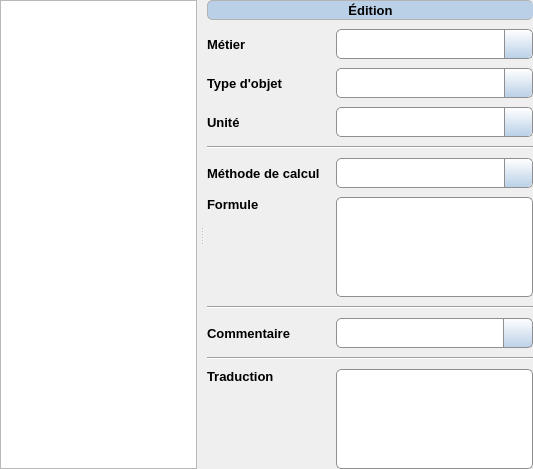
    <widget class="QSplitter" name="splitter">
     <property name="orientation">
      <enum>Qt::Horizontal</enum>
     </property>
     <property name="handleWidth">
      <number>10</number>
     </property>
     <property name="childrenCollapsible">
      <bool>false</bool>
     </property>
     <widget class="QTableView" name="vob_table">
      <property name="font">
       <font>
        <pointsize>10</pointsize>
       </font>
      </property>
      <property name="contextMenuPolicy">
       <enum>Qt::CustomContextMenu</enum>
      </property>
      <property name="styleSheet">
       <string notr="true">QHeaderView {background-color: rgb(216, 223, 232)}</string>
      </property>
      <property name="editTriggers">
       <set>QAbstractItemView::NoEditTriggers</set>
      </property>
      <property name="alternatingRowColors">
       <bool>true</bool>
      </property>
      <property name="selectionMode">
       <enum>QAbstractItemView::SingleSelection</enum>
      </property>
      <property name="selectionBehavior">
       <enum>QAbstractItemView::SelectRows</enum>
      </property>
      <property name="sortingEnabled">
       <bool>true</bool>
      </property>
      <attribute name="horizontalHeaderStretchLastSection">
       <bool>true</bool>
      </attribute>
      <attribute name="verticalHeaderVisible">
       <bool>false</bool>
      </attribute>
     </widget>
     <widget class="QWidget" name="datas_widget" native="true">
      <layout class="QGridLayout" name="gridLayout_3">
       <property name="leftMargin">
        <number>0</number>
       </property>
       <property name="topMargin">
        <number>0</number>
       </property>
       <property name="rightMargin">
        <number>0</number>
       </property>
       <property name="spacing">
        <number>9</number>
       </property>
       <item row="1" column="0">
        <widget class="QLabel" name="trade_title">
         <property name="minimumSize">
          <size>
           <width>120</width>
           <height>30</height>
          </size>
         </property>
         <property name="font">
          <font>
           <family>Segoe UI</family>
           <pointsize>10</pointsize>
           <weight>75</weight>
           <bold>true</bold>
          </font>
         </property>
         <property name="styleSheet">
          <string notr="true"/>
         </property>
         <property name="text">
          <string>Métier</string>
         </property>
        </widget>
       </item>
       <item row="9" column="1">
        <layout class="QHBoxLayout" name="comment_layer">
         <property name="spacing">
          <number>0</number>
         </property>
         <item>
          <widget class="QLineEdit" name="comment_line">
           <property name="enabled">
            <bool>false</bool>
           </property>
           <property name="minimumSize">
            <size>
             <width>0</width>
             <height>30</height>
            </size>
           </property>
           <property name="font">
            <font>
             <family>Segoe UI</family>
             <pointsize>10</pointsize>
            </font>
           </property>
           <property name="styleSheet">
            <string notr="true">QLineEdit{padding-left: 5px; border: 1px solid #8f8f91; border-right-width: 0px; border-top-left-radius:5px; border-bottom-left-radius: 5px; }</string>
           </property>
          </widget>
         </item>
         <item>
          <widget class="QPushButton" name="comment_clear_bt">
           <property name="enabled">
            <bool>false</bool>
           </property>
           <property name="minimumSize">
            <size>
             <width>30</width>
             <height>30</height>
            </size>
           </property>
           <property name="maximumSize">
            <size>
             <width>30</width>
             <height>30</height>
            </size>
           </property>
           <property name="styleSheet">
            <string notr="true">QPushButton{border: 1px solid #8f8f91; border-top-right-radius:5px ; border-bottom-right-radius:5px; background-color: qlineargradient(spread:pad, x1:0, y1:0, x2:0, y2:1, stop:0 #FFFFFF, stop:1 #BAD0E7); }
QPushButton:hover{background-color: qlineargradient(spread:pad, x1:0, y1:0, x2:0, y2:1, stop:0 #F8F8F8, stop:1 #8FADCC); }
QPushButton:pressed{background-color: qlineargradient(spread:pad, x1:0, y1:0, x2:0, y2:1, stop:0 #8FADCC, stop:1 #F8F8F8); }</string>
           </property>
           <property name="text">
            <string/>
           </property>
           <property name="icon">
            <iconset resource="../icones/icons.qrc">
             <normaloff>:/Images/delete.svg</normaloff>:/Images/delete.svg</iconset>
           </property>
           <property name="iconSize">
            <size>
             <width>20</width>
             <height>20</height>
            </size>
           </property>
          </widget>
         </item>
        </layout>
       </item>
       <item row="4" column="1">
        <widget class="QComboBox" name="unit_combo">
         <property name="enabled">
          <bool>false</bool>
         </property>
         <property name="minimumSize">
          <size>
           <width>0</width>
           <height>30</height>
          </size>
         </property>
         <property name="font">
          <font>
           <family>Segoe UI</family>
           <pointsize>10</pointsize>
          </font>
         </property>
         <property name="styleSheet">
          <string notr="true">QComboBox { border: 1px solid #8f8f91; border-radius:5px; padding-left: 5px}
QComboBox::drop-down{width: 27px; border-left: 1px solid #8f8f91; border-top-right-radius:5px ; border-bottom-right-radius:5px; background-color: qlineargradient(spread:pad, x1:0, y1:0, x2:0, y2:1, stop:0 #FFFFFF, stop:1 #BAD0E7)}
QComboBox::drop-down{background-color: qlineargradient(spread:pad, x1:0, y1:0, x2:0, y2:1, stop:0 #FFFFFF, stop:1 #BAD0E7)}
QComboBox::drop-down:hover{background-color: qlineargradient(spread:pad, x1:0, y1:0, x2:0, y2:1, stop:0 #F8F8F8, stop:1 #8FADCC)}
QComboBox::drop-down:pressed{background-color: qlineargradient(spread:pad, x1:0, y1:0, x2:0, y2:1, stop:0 #8FADCC, stop:1 #F8F8F8)}
QComboBox::down-arrow {image: url(:/Images/spin_down.svg); width: 12px; height: 12px;}
QComboBox QAbstractItemView{background-color:#FFFFFF;}</string>
         </property>
         <property name="editable">
          <bool>true</bool>
         </property>
        </widget>
       </item>
       <item row="4" column="0">
        <widget class="QLabel" name="unit_title">
         <property name="minimumSize">
          <size>
           <width>120</width>
           <height>30</height>
          </size>
         </property>
         <property name="font">
          <font>
           <family>Segoe UI</family>
           <pointsize>10</pointsize>
           <weight>75</weight>
           <bold>true</bold>
          </font>
         </property>
         <property name="text">
          <string>Unité</string>
         </property>
        </widget>
       </item>
       <item row="7" column="0">
        <widget class="QLabel" name="formula_title">
         <property name="minimumSize">
          <size>
           <width>120</width>
           <height>30</height>
          </size>
         </property>
         <property name="font">
          <font>
           <family>Segoe UI</family>
           <pointsize>10</pointsize>
           <weight>75</weight>
           <bold>true</bold>
          </font>
         </property>
         <property name="text">
          <string>Formule</string>
         </property>
         <property name="alignment">
          <set>Qt::AlignLeading|Qt::AlignLeft|Qt::AlignTop</set>
         </property>
        </widget>
       </item>
       <item row="8" column="0" colspan="2">
        <widget class="Line" name="line_2">
         <property name="orientation">
          <enum>Qt::Horizontal</enum>
         </property>
        </widget>
       </item>
       <item row="1" column="1">
        <widget class="QComboBox" name="trade_combo">
         <property name="enabled">
          <bool>false</bool>
         </property>
         <property name="minimumSize">
          <size>
           <width>0</width>
           <height>30</height>
          </size>
         </property>
         <property name="font">
          <font>
           <family>Segoe UI</family>
           <pointsize>10</pointsize>
          </font>
         </property>
         <property name="styleSheet">
          <string notr="true">QComboBox { border: 1px solid #8f8f91; border-radius:5px; padding-left: 5px; }
QComboBox::drop-down{width: 27px; border-left: 1px solid #8f8f91; border-top-right-radius:5px ; border-bottom-right-radius:5px; background-color: qlineargradient(spread:pad, x1:0, y1:0, x2:0, y2:1, stop:0 #FFFFFF, stop:1 #BAD0E7)}
QComboBox::drop-down{background-color: qlineargradient(spread:pad, x1:0, y1:0, x2:0, y2:1, stop:0 #FFFFFF, stop:1 #BAD0E7)}
QComboBox::drop-down:hover{background-color: qlineargradient(spread:pad, x1:0, y1:0, x2:0, y2:1, stop:0 #F8F8F8, stop:1 #8FADCC)}
QComboBox::drop-down:pressed{background-color: qlineargradient(spread:pad, x1:0, y1:0, x2:0, y2:1, stop:0 #8FADCC, stop:1 #F8F8F8)}
QComboBox::down-arrow {image: url(:/Images/spin_down.svg); width: 12px; height: 12px;}
QComboBox QAbstractItemView{background-color:#FFFFFF; }</string>
         </property>
         <property name="editable">
          <bool>true</bool>
         </property>
        </widget>
       </item>
       <item row="10" column="0" colspan="2">
        <widget class="Line" name="line_3">
         <property name="orientation">
          <enum>Qt::Horizontal</enum>
         </property>
        </widget>
       </item>
       <item row="2" column="1">
        <widget class="QComboBox" name="object_combo">
         <property name="enabled">
          <bool>false</bool>
         </property>
         <property name="minimumSize">
          <size>
           <width>0</width>
           <height>30</height>
          </size>
         </property>
         <property name="font">
          <font>
           <family>Segoe UI</family>
           <pointsize>10</pointsize>
          </font>
         </property>
         <property name="styleSheet">
          <string notr="true">QComboBox { border: 1px solid #8f8f91; border-radius:5px; padding-left: 5px}
QComboBox::drop-down{width: 27px; border-left: 1px solid #8f8f91; border-top-right-radius:5px ; border-bottom-right-radius:5px; background-color: qlineargradient(spread:pad, x1:0, y1:0, x2:0, y2:1, stop:0 #FFFFFF, stop:1 #BAD0E7)}
QComboBox::drop-down{background-color: qlineargradient(spread:pad, x1:0, y1:0, x2:0, y2:1, stop:0 #FFFFFF, stop:1 #BAD0E7)}
QComboBox::drop-down:hover{background-color: qlineargradient(spread:pad, x1:0, y1:0, x2:0, y2:1, stop:0 #F8F8F8, stop:1 #8FADCC)}
QComboBox::drop-down:pressed{background-color: qlineargradient(spread:pad, x1:0, y1:0, x2:0, y2:1, stop:0 #8FADCC, stop:1 #F8F8F8)}
QComboBox::down-arrow {image: url(:/Images/spin_down.svg); width: 12px; height: 12px;}
QComboBox QAbstractItemView{background-color:#FFFFFF;}</string>
         </property>
         <property name="editable">
          <bool>true</bool>
         </property>
        </widget>
       </item>
       <item row="0" column="0" colspan="2">
        <widget class="QLabel" name="info_title">
         <property name="sizePolicy">
          <sizepolicy hsizetype="Minimum" vsizetype="Minimum">
           <horstretch>0</horstretch>
           <verstretch>0</verstretch>
          </sizepolicy>
         </property>
         <property name="minimumSize">
          <size>
           <width>0</width>
           <height>20</height>
          </size>
         </property>
         <property name="font">
          <font>
           <family>Segoe UI</family>
           <pointsize>10</pointsize>
           <weight>75</weight>
           <bold>true</bold>
          </font>
         </property>
         <property name="styleSheet">
          <string notr="true">QLabel{border:1px solid #B2B2B2; border-right: 0px; padding-left: 5px; padding-right: 5px; background: #BAD0E7; border-radius:5px; }</string>
         </property>
         <property name="text">
          <string>Édition</string>
         </property>
         <property name="alignment">
          <set>Qt::AlignCenter</set>
         </property>
        </widget>
       </item>
       <item row="12" column="1">
        <spacer name="verticalSpacer">
         <property name="orientation">
          <enum>Qt::Vertical</enum>
         </property>
         <property name="sizeHint" stdset="0">
          <size>
           <width>20</width>
           <height>40</height>
          </size>
         </property>
        </spacer>
       </item>
       <item row="9" column="0">
        <widget class="QLabel" name="comment_title">
         <property name="minimumSize">
          <size>
           <width>120</width>
           <height>30</height>
          </size>
         </property>
         <property name="font">
          <font>
           <family>Segoe UI</family>
           <pointsize>10</pointsize>
           <weight>75</weight>
           <bold>true</bold>
          </font>
         </property>
         <property name="text">
          <string>Commentaire</string>
         </property>
        </widget>
       </item>
       <item row="5" column="0" colspan="2">
        <widget class="Line" name="line">
         <property name="orientation">
          <enum>Qt::Horizontal</enum>
         </property>
        </widget>
       </item>
       <item row="6" column="1">
        <widget class="QComboBox" name="method_combo">
         <property name="enabled">
          <bool>false</bool>
         </property>
         <property name="minimumSize">
          <size>
           <width>0</width>
           <height>30</height>
          </size>
         </property>
         <property name="font">
          <font>
           <family>Segoe UI</family>
           <pointsize>10</pointsize>
          </font>
         </property>
         <property name="styleSheet">
          <string notr="true">QComboBox { border: 1px solid #8f8f91; border-radius:5px; padding-left: 5px}
QComboBox::drop-down{width: 27px; border-left: 1px solid #8f8f91; border-top-right-radius:5px ; border-bottom-right-radius:5px; background-color: qlineargradient(spread:pad, x1:0, y1:0, x2:0, y2:1, stop:0 #FFFFFF, stop:1 #BAD0E7)}
QComboBox::drop-down{background-color: qlineargradient(spread:pad, x1:0, y1:0, x2:0, y2:1, stop:0 #FFFFFF, stop:1 #BAD0E7)}
QComboBox::drop-down:hover{background-color: qlineargradient(spread:pad, x1:0, y1:0, x2:0, y2:1, stop:0 #F8F8F8, stop:1 #8FADCC)}
QComboBox::drop-down:pressed{background-color: qlineargradient(spread:pad, x1:0, y1:0, x2:0, y2:1, stop:0 #8FADCC, stop:1 #F8F8F8)}
QComboBox::down-arrow {image: url(:/Images/spin_down.svg); width: 12px; height: 12px;}
QComboBox QAbstractItemView{background-color:#FFFFFF;}</string>
         </property>
         <property name="editable">
          <bool>true</bool>
         </property>
        </widget>
       </item>
       <item row="2" column="0">
        <widget class="QLabel" name="object_title">
         <property name="minimumSize">
          <size>
           <width>120</width>
           <height>30</height>
          </size>
         </property>
         <property name="font">
          <font>
           <family>Segoe UI</family>
           <pointsize>10</pointsize>
           <weight>75</weight>
           <bold>true</bold>
          </font>
         </property>
         <property name="text">
          <string>Type d'objet</string>
         </property>
        </widget>
       </item>
       <item row="6" column="0">
        <widget class="QLabel" name="method_title">
         <property name="minimumSize">
          <size>
           <width>120</width>
           <height>30</height>
          </size>
         </property>
         <property name="font">
          <font>
           <family>Segoe UI</family>
           <pointsize>10</pointsize>
           <weight>75</weight>
           <bold>true</bold>
          </font>
         </property>
         <property name="text">
          <string>Méthode de calcul</string>
         </property>
        </widget>
       </item>
       <item row="7" column="1">
        <layout class="QHBoxLayout" name="formule_layer">
         <property name="spacing">
          <number>0</number>
         </property>
         <item>
          <layout class="QGridLayout" name="formula_layer">
           <property name="spacing">
            <number>0</number>
           </property>
           <item row="1" column="1">
            <widget class="QPushButton" name="formula_editor_bt">
             <property name="sizePolicy">
              <sizepolicy hsizetype="Minimum" vsizetype="Minimum">
               <horstretch>0</horstretch>
               <verstretch>0</verstretch>
              </sizepolicy>
             </property>
             <property name="minimumSize">
              <size>
               <width>40</width>
               <height>33</height>
              </size>
             </property>
             <property name="maximumSize">
              <size>
               <width>30</width>
               <height>33</height>
              </size>
             </property>
             <property name="font">
              <font>
               <family>Segoe UI</family>
               <pointsize>10</pointsize>
              </font>
             </property>
             <property name="toolTip">
              <string>Ouvrir l'éditeur de formules</string>
             </property>
             <property name="styleSheet">
              <string notr="true">QPushButton{border: 1px solid #8f8f91; border-left-width: 0px; padding-left: 1px; border-bottom-width: 0px; padding-bottom: 1px; border-top-right-radius:5px;  background-color:#FFFFFF; }
QPushButton:hover{border-left-width: 1px; border-bottom-width: 1px; padding: 0px; background-color: qlineargradient(spread:pad, x1:0, y1:0, x2:0, y2:1, stop:0 #F8F8F8, stop:1 #8FADCC); }
QPushButton:pressed{border-left-width: 1px; border-bottom-width: 1px; padding: 0px; background-color: qlineargradient(spread:pad, x1:0, y1:0, x2:0, y2:1, stop:0 #8FADCC, stop:1 #F8F8F8); }</string>
             </property>
             <property name="icon">
              <iconset resource="../icones/icons.qrc">
               <normaloff>:/Images/formula.svg</normaloff>:/Images/formula.svg</iconset>
             </property>
             <property name="iconSize">
              <size>
               <width>18</width>
               <height>18</height>
              </size>
             </property>
             <property name="flat">
              <bool>true</bool>
             </property>
            </widget>
           </item>
           <item row="1" column="0" rowspan="3">
            <widget class="TextFormule" name="value_attrib">
             <property name="minimumSize">
              <size>
               <width>100</width>
               <height>100</height>
              </size>
             </property>
             <property name="maximumSize">
              <size>
               <width>16777215</width>
               <height>100</height>
              </size>
             </property>
             <property name="font">
              <font>
               <family>Segoe UI</family>
               <pointsize>10</pointsize>
              </font>
             </property>
             <property name="styleSheet">
              <string notr="true">QPlainTextEdit{border: 1px solid #8f8f91; border-right-width: 0px; padding-left: 5px; padding-right: 5px; padding-top: 1px; padding-bottom: 1px; border-top-left-radius: 5px; border-bottom-left-radius: 5px; background-color: #FFFFFF; }</string>
             </property>
             <property name="tabChangesFocus">
              <bool>true</bool>
             </property>
            </widget>
           </item>
           <item row="2" column="1">
            <widget class="QPushButton" name="formula_verification_bt">
             <property name="sizePolicy">
              <sizepolicy hsizetype="Minimum" vsizetype="Minimum">
               <horstretch>0</horstretch>
               <verstretch>0</verstretch>
              </sizepolicy>
             </property>
             <property name="minimumSize">
              <size>
               <width>40</width>
               <height>33</height>
              </size>
             </property>
             <property name="maximumSize">
              <size>
               <width>40</width>
               <height>33</height>
              </size>
             </property>
             <property name="font">
              <font>
               <family>Segoe UI</family>
               <pointsize>10</pointsize>
              </font>
             </property>
             <property name="styleSheet">
              <string notr="true">QPushButton{border: 0px solid #8f8f91; border-right-width: 1px; padding-bottom: 1px; padding-top: 1px; padding-left: 1px; background-color:#FFFFFF; }
QPushButton:hover{border-width: 1px; padding: 0px; background-color: qlineargradient(spread:pad, x1:0, y1:0, x2:0, y2:1, stop:0 #F8F8F8, stop:1 #8FADCC); }
QPushButton:pressed{border-width: 1px; padding: 0px; background-color: qlineargradient(spread:pad, x1:0, y1:0, x2:0, y2:1, stop:0 #8FADCC, stop:1 #F8F8F8); }</string>
             </property>
             <property name="icon">
              <iconset resource="../icones/icons.qrc">
               <normaloff>:/Images/valid.svg</normaloff>:/Images/valid.svg</iconset>
             </property>
             <property name="iconSize">
              <size>
               <width>18</width>
               <height>18</height>
              </size>
             </property>
             <property name="flat">
              <bool>true</bool>
             </property>
            </widget>
           </item>
           <item row="3" column="1" colspan="2">
            <widget class="QLabel" name="nb_char">
             <property name="font">
              <font>
               <family>Segoe UI</family>
               <pointsize>8</pointsize>
              </font>
             </property>
             <property name="styleSheet">
              <string notr="true">QLabel{border: 1px solid #8f8f91; border-left-width: 0px; border-top-width: 0px; border-bottom-right-radius:5px; color: grey; background-color:#FFFFFF; }</string>
             </property>
             <property name="text">
              <string/>
             </property>
             <property name="alignment">
              <set>Qt::AlignCenter</set>
             </property>
             <property name="textInteractionFlags">
              <set>Qt::NoTextInteraction</set>
             </property>
            </widget>
           </item>
          </layout>
         </item>
        </layout>
       </item>
       <item row="11" column="0">
        <widget class="QLabel" name="comment_title_2">
         <property name="minimumSize">
          <size>
           <width>120</width>
           <height>30</height>
          </size>
         </property>
         <property name="font">
          <font>
           <family>Segoe UI</family>
           <pointsize>10</pointsize>
           <weight>75</weight>
           <bold>true</bold>
          </font>
         </property>
         <property name="text">
          <string>Traduction</string>
         </property>
         <property name="alignment">
          <set>Qt::AlignLeading|Qt::AlignLeft|Qt::AlignTop</set>
         </property>
        </widget>
       </item>
       <item row="11" column="1">
        <widget class="QPlainTextEdit" name="translation">
         <property name="minimumSize">
          <size>
           <width>100</width>
           <height>100</height>
          </size>
         </property>
         <property name="maximumSize">
          <size>
           <width>16777215</width>
           <height>100</height>
          </size>
         </property>
         <property name="font">
          <font>
           <family>Segoe UI</family>
           <pointsize>10</pointsize>
          </font>
         </property>
         <property name="styleSheet">
          <string notr="true">QPlainTextEdit{border: 1px solid #8f8f91; padding-left: 5px; padding-right: 5px; padding-top: 1px; padding-bottom: 1px; border-radius: 5px; background-color: #FFFFFF; }</string>
         </property>
         <property name="textInteractionFlags">
          <set>Qt::TextSelectableByKeyboard|Qt::TextSelectableByMouse</set>
         </property>
        </widget>
       </item>
      </layout>
     </widget>
    </widget>
